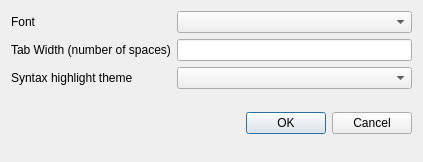
<?xml version="1.0" encoding="UTF-8"?>
<ui version="4.0">
 <class>fileViewSettingsDialog</class>
 <widget class="QDialog" name="fileViewSettingsDialog">
  <property name="geometry">
   <rect>
    <x>0</x>
    <y>0</y>
    <width>423</width>
    <height>162</height>
   </rect>
  </property>
  <property name="windowTitle">
   <string>File Viewer Settings</string>
  </property>
  <property name="modal">
   <bool>true</bool>
  </property>
  <layout class="QHBoxLayout" name="horizontalLayout">
   <item>
    <layout class="QVBoxLayout" name="verticalLayout">
     <item>
      <layout class="QGridLayout" name="gridLayout">
       <item row="0" column="0">
        <widget class="QLabel" name="labelFont">
         <property name="sizePolicy">
          <sizepolicy hsizetype="Preferred" vsizetype="Minimum">
           <horstretch>0</horstretch>
           <verstretch>0</verstretch>
          </sizepolicy>
         </property>
         <property name="text">
          <string>Font</string>
         </property>
        </widget>
       </item>
       <item row="2" column="0">
        <widget class="QLabel" name="labelTheme">
         <property name="sizePolicy">
          <sizepolicy hsizetype="Preferred" vsizetype="Minimum">
           <horstretch>0</horstretch>
           <verstretch>0</verstretch>
          </sizepolicy>
         </property>
         <property name="text">
          <string>Syntax highlight theme</string>
         </property>
        </widget>
       </item>
       <item row="1" column="0">
        <widget class="QLabel" name="labelTabWidth">
         <property name="sizePolicy">
          <sizepolicy hsizetype="Preferred" vsizetype="Minimum">
           <horstretch>0</horstretch>
           <verstretch>0</verstretch>
          </sizepolicy>
         </property>
         <property name="text">
          <string>Tab Width (number of spaces)</string>
         </property>
        </widget>
       </item>
       <item row="1" column="1">
        <widget class="QLineEdit" name="lineEditTabWidth">
         <property name="sizePolicy">
          <sizepolicy hsizetype="Expanding" vsizetype="Minimum">
           <horstretch>0</horstretch>
           <verstretch>0</verstretch>
          </sizepolicy>
         </property>
        </widget>
       </item>
       <item row="2" column="1">
        <widget class="QComboBox" name="comboBoxTheme">
         <property name="sizePolicy">
          <sizepolicy hsizetype="MinimumExpanding" vsizetype="Minimum">
           <horstretch>0</horstretch>
           <verstretch>0</verstretch>
          </sizepolicy>
         </property>
        </widget>
       </item>
       <item row="0" column="1">
        <widget class="QComboBox" name="comboBoxFont">
         <property name="sizePolicy">
          <sizepolicy hsizetype="MinimumExpanding" vsizetype="Minimum">
           <horstretch>0</horstretch>
           <verstretch>0</verstretch>
          </sizepolicy>
         </property>
        </widget>
       </item>
      </layout>
     </item>
     <item>
      <widget class="QDialogButtonBox" name="buttonBox">
       <property name="sizePolicy">
        <sizepolicy hsizetype="Expanding" vsizetype="Minimum">
         <horstretch>0</horstretch>
         <verstretch>0</verstretch>
        </sizepolicy>
       </property>
       <property name="orientation">
        <enum>Qt::Horizontal</enum>
       </property>
       <property name="standardButtons">
        <set>QDialogButtonBox::Cancel|QDialogButtonBox::Ok</set>
       </property>
      </widget>
     </item>
    </layout>
   </item>
  </layout>
 </widget>
 <tabstops>
  <tabstop>buttonBox</tabstop>
  <tabstop>comboBoxFont</tabstop>
  <tabstop>lineEditTabWidth</tabstop>
  <tabstop>comboBoxTheme</tabstop>
 </tabstops>
 <resources/>
 <connections>
  <connection>
   <sender>buttonBox</sender>
   <signal>accepted()</signal>
   <receiver>fileViewSettingsDialog</receiver>
   <slot>accept()</slot>
   <hints>
    <hint type="sourcelabel">
     <x>248</x>
     <y>254</y>
    </hint>
    <hint type="destinationlabel">
     <x>157</x>
     <y>274</y>
    </hint>
   </hints>
  </connection>
  <connection>
   <sender>buttonBox</sender>
   <signal>rejected()</signal>
   <receiver>fileViewSettingsDialog</receiver>
   <slot>reject()</slot>
   <hints>
    <hint type="sourcelabel">
     <x>316</x>
     <y>260</y>
    </hint>
    <hint type="destinationlabel">
     <x>286</x>
     <y>274</y>
    </hint>
   </hints>
  </connection>
 </connections>
</ui>
